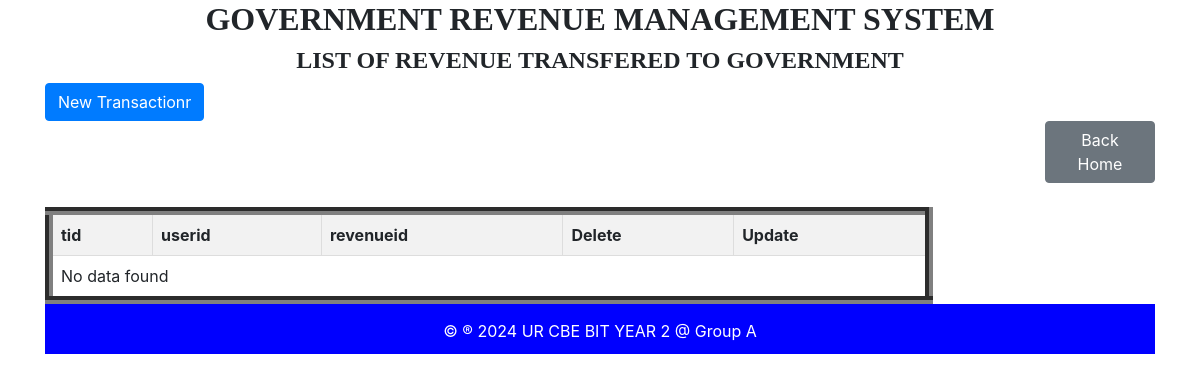
/transaction_table.php, run on an earlier commit of the app's database.
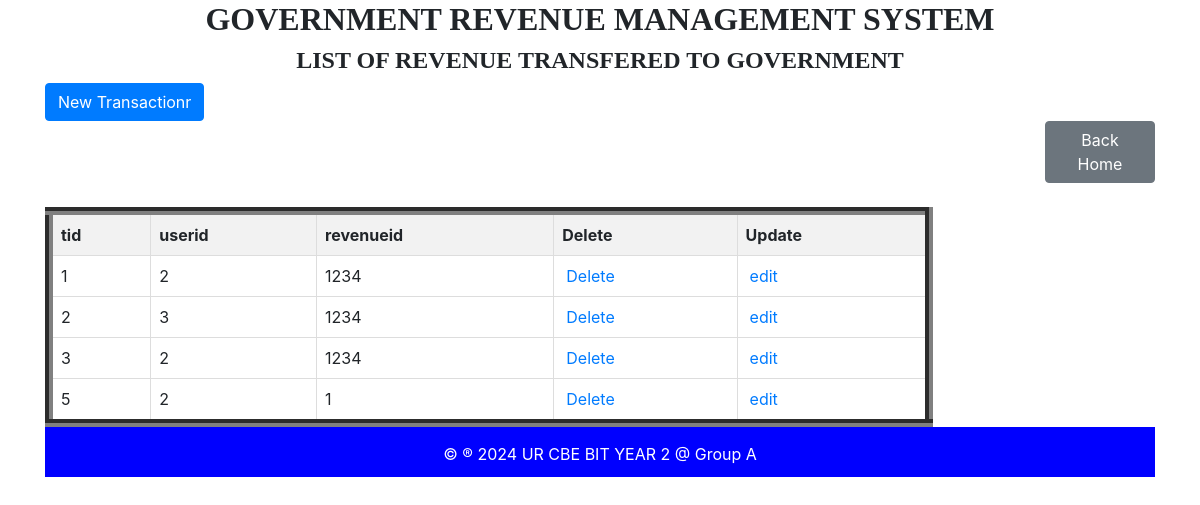
And on a later commit of the database.
### tables this page shows
CREATE TABLE `transaction` (
  `tid` int(11) NOT NULL,
  `userid` int(11) DEFAULT NULL,
  `revenueid` int(11) DEFAULT NULL
);

### transaction_table.php (the view, shortened to what this page needs)
<!DOCTYPE html>
<html>
<head>
    <link href="https://stackpath.bootstrapcdn.com/bootstrap/4.5.2/css/bootstrap.min.css" rel="stylesheet">
</head>
<body>
    <div class="container">
        <h2 style="text-align: center; font-family: century; font-weight: bold;">GOVERNMENT REVENUE MANAGEMENT SYSTEM</h2>
        <h4 style="text-align: center; font-family: century; font-weight: bold;">LIST OF REVENUE TRANSFERED TO GOVERNMENT</h4>
        <a href="transaction_form.html" class="btn btn-primary" style="margin-top: 0px;">New Transactionr</a>
        <a href="home.html" class="btn btn-secondary" style="margin-left: 1000px;">Back Home</a>
        <table class="table table-bordered">
            <thead class="bg-warning">
<?php
include "dbconnection.php";
$sql = "SELECT * FROM transaction";
$result = $connection->query($sql);
?>
<!DOCTYPE html>
<html>
<head>
</head>
<body>
    <table border="5">
        <table border="8">
        <tr>
            <th>tid</th>
            <th>userid</th>
            <th>revenueid</th>
            <th>Delete</th>
            <th>Update</th>
        </tr>
        <?php
        if ($result->num_rows > 0) {
            while ($row = $result->fetch_assoc()) {
                echo "<tr>
                    <td>" . $row['tid'] . "</td>
                    <td>" . $row['userid'] . "</td>
                    <td>" . $row['revenueid'] . "</td>
                    <td><a style='padding:4px' href='transaction_delete.php?tid={$row['tid']}'>Delete</a></td>
                    <td><a style='padding:4px' href='transaction_edit.php?tid={$row['tid']}'>edit</a></td>
                </tr>";
            }
        } else {
            echo "<tr><td colspan='8'>No data found</td></tr>";
        }
        ?>
    </table>
</body>
</html>
<footer>
            <p>&copy &reg 2024 UR CBE BIT YEAR 2 @ Group A</p>
        </center></footer>
    </body>
    </html>

What changed in the data, as far as the page shows it:
added transaction: tid "1", userid "2", revenueid "1234"
added transaction: tid "2", userid "3", revenueid "1234"
added transaction: tid "3", userid "2", revenueid "1234"
added transaction: tid "5", userid "2", revenueid "1"
Also different on the page:
text no longer shown: "No data found"
